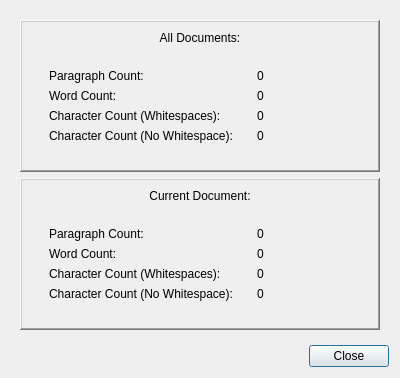
<?xml version="1.0" encoding="UTF-8"?>
<ui version="4.0">
 <class>PStatsDialog</class>
 <widget class="QDialog" name="PStatsDialog">
  <property name="geometry">
   <rect>
    <x>0</x>
    <y>0</y>
    <width>400</width>
    <height>367</height>
   </rect>
  </property>
  <property name="windowTitle">
   <string>Dialog</string>
  </property>
  <layout class="QVBoxLayout" name="verticalLayout">
   <item>
    <widget class="QWidget" name="widget" native="true">
     <property name="sizePolicy">
      <sizepolicy hsizetype="Preferred" vsizetype="MinimumExpanding">
       <horstretch>0</horstretch>
       <verstretch>0</verstretch>
      </sizepolicy>
     </property>
     <layout class="QVBoxLayout" name="verticalLayout_2">
      <item>
       <widget class="QFrame" name="frame_4">
        <property name="frameShape">
         <enum>QFrame::WinPanel</enum>
        </property>
        <property name="frameShadow">
         <enum>QFrame::Raised</enum>
        </property>
        <property name="lineWidth">
         <number>2</number>
        </property>
        <layout class="QVBoxLayout" name="verticalLayout_8">
         <item>
          <widget class="QLabel" name="label_13">
           <property name="text">
            <string>All Documents:</string>
           </property>
           <property name="alignment">
            <set>Qt::AlignCenter</set>
           </property>
          </widget>
         </item>
         <item>
          <widget class="QWidget" name="widget_2" native="true">
           <layout class="QHBoxLayout" name="horizontalLayout_3">
            <item>
             <widget class="QWidget" name="widget_4" native="true">
              <layout class="QVBoxLayout" name="verticalLayout_6">
               <item>
                <widget class="QLabel" name="labelTotalParagraph">
                 <property name="text">
                  <string>Paragraph Count:</string>
                 </property>
                </widget>
               </item>
               <item>
                <widget class="QLabel" name="labelTotalWC">
                 <property name="text">
                  <string>Word Count:</string>
                 </property>
                </widget>
               </item>
               <item>
                <widget class="QLabel" name="labelTotalCharWS">
                 <property name="text">
                  <string>Character Count (Whitespaces):</string>
                 </property>
                </widget>
               </item>
               <item>
                <widget class="QLabel" name="labelTotalChar">
                 <property name="text">
                  <string>Character Count (No Whitespace):</string>
                 </property>
                </widget>
               </item>
              </layout>
             </widget>
            </item>
            <item>
             <widget class="QWidget" name="widget_5" native="true">
              <layout class="QVBoxLayout" name="verticalLayout_4">
               <item>
                <widget class="QLabel" name="labelIntTotalParagraph">
                 <property name="text">
                  <string>0</string>
                 </property>
                </widget>
               </item>
               <item>
                <widget class="QLabel" name="labelIntTotalWC">
                 <property name="text">
                  <string>0</string>
                 </property>
                </widget>
               </item>
               <item>
                <widget class="QLabel" name="labelIntTotalCharWS">
                 <property name="text">
                  <string>0</string>
                 </property>
                </widget>
               </item>
               <item>
                <widget class="QLabel" name="labelIntTotalChar">
                 <property name="text">
                  <string>0</string>
                 </property>
                </widget>
               </item>
              </layout>
              <zorder>widget_4</zorder>
              <zorder>labelIntTotalParagraph</zorder>
              <zorder>labelIntTotalCharWS</zorder>
              <zorder>labelIntTotalChar</zorder>
              <zorder>labelIntTotalWC</zorder>
             </widget>
            </item>
           </layout>
          </widget>
         </item>
        </layout>
       </widget>
      </item>
      <item>
       <widget class="QFrame" name="frame_3">
        <property name="frameShape">
         <enum>QFrame::WinPanel</enum>
        </property>
        <property name="frameShadow">
         <enum>QFrame::Raised</enum>
        </property>
        <property name="lineWidth">
         <number>2</number>
        </property>
        <layout class="QVBoxLayout" name="verticalLayout_7">
         <item>
          <widget class="QLabel" name="label_14">
           <property name="text">
            <string>Current Document:</string>
           </property>
           <property name="alignment">
            <set>Qt::AlignCenter</set>
           </property>
          </widget>
         </item>
         <item>
          <widget class="QWidget" name="widget" native="true">
           <layout class="QHBoxLayout" name="horizontalLayout_2">
            <item>
             <widget class="QWidget" name="widget_2" native="true">
              <layout class="QVBoxLayout" name="verticalLayout_5">
               <item>
                <widget class="QLabel" name="labelCurrentParagraph">
                 <property name="text">
                  <string>Paragraph Count:</string>
                 </property>
                </widget>
               </item>
               <item>
                <widget class="QLabel" name="labelCurrentWC">
                 <property name="text">
                  <string>Word Count:</string>
                 </property>
                </widget>
               </item>
               <item>
                <widget class="QLabel" name="labelCurrentCharWS">
                 <property name="text">
                  <string>Character Count (Whitespaces):</string>
                 </property>
                </widget>
               </item>
               <item>
                <widget class="QLabel" name="labelCurrentChar">
                 <property name="text">
                  <string>Character Count (No Whitespace):</string>
                 </property>
                </widget>
               </item>
              </layout>
             </widget>
            </item>
            <item>
             <widget class="QWidget" name="widget_3" native="true">
              <layout class="QVBoxLayout" name="verticalLayout_3">
               <item>
                <widget class="QLabel" name="labelIntCurrentParagraph">
                 <property name="text">
                  <string>0</string>
                 </property>
                </widget>
               </item>
               <item>
                <widget class="QLabel" name="labelIntCurrentWC">
                 <property name="text">
                  <string>0</string>
                 </property>
                </widget>
               </item>
               <item>
                <widget class="QLabel" name="labelIntCurrentCharWS">
                 <property name="text">
                  <string>0</string>
                 </property>
                </widget>
               </item>
               <item>
                <widget class="QLabel" name="labelIntCurrentChar">
                 <property name="text">
                  <string>0</string>
                 </property>
                </widget>
               </item>
              </layout>
             </widget>
            </item>
           </layout>
          </widget>
         </item>
        </layout>
       </widget>
      </item>
     </layout>
    </widget>
   </item>
   <item>
    <layout class="QHBoxLayout" name="horizontalLayout">
     <item>
      <spacer name="horizontalSpacer">
       <property name="orientation">
        <enum>Qt::Horizontal</enum>
       </property>
       <property name="sizeHint" stdset="0">
        <size>
         <width>40</width>
         <height>20</height>
        </size>
       </property>
      </spacer>
     </item>
     <item>
      <widget class="QPushButton" name="buttonClose">
       <property name="text">
        <string>Close</string>
       </property>
      </widget>
     </item>
    </layout>
   </item>
  </layout>
 </widget>
 <resources/>
 <connections/>
</ui>
